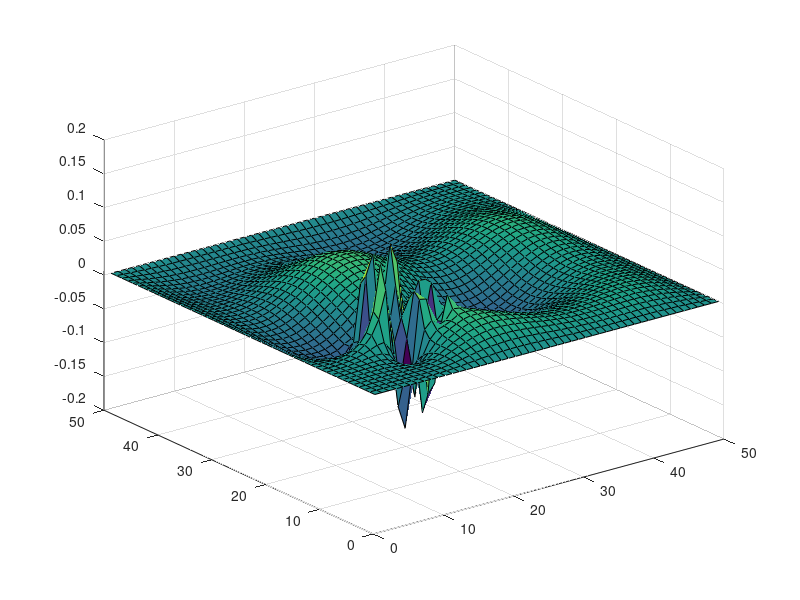

The MATLAB script that drew this image:
%E(m,n) = (E[(m+1),n] + E[(m-1),n] + E[m,(n+1)] + E[m,(n-1)])/4 + a
nx = 50;
ny = 50
G = sparse(nx*ny,nx*ny);
%G = sparse(eye(nx*ny));


for i = 1:nx
    for j = 1:ny
        n = j + (i-1)*ny;
        
        if i ==1 || j == 1
            G(n,:) = 0;
            G(n,n) = 1;
        elseif i == nx || j == ny
            G(n,:) = 0;
            G(n,n) = 1;
        else
            nxm = j + (i-2)*ny;
            nxp = j + i*ny;
            nyp = j + 1 + (i-1)*ny;
            nym = j - 1 + (i-1)*ny;
            
            if i > 10 && i < 20 & j > 10 & j <20
                G(n,n) = -2;
            else
            G(n,n) = -4;
            end
            
            G(n,nxm) = 1;
            G(n,nxp) = 1;
            G(n,nym) = 1;
            G(n,nyp) = 1;
        end
    end
end



figure
spy(G)

[E,D] = eigs(G,9,'SM');

for k = 1:9
    for i = 1:nx
    for j = 1:ny
        n = j + (i-1)*ny;
        Emap(i,j) = E(n,k);
    end
    end
    surf(Emap)
end
    
    
